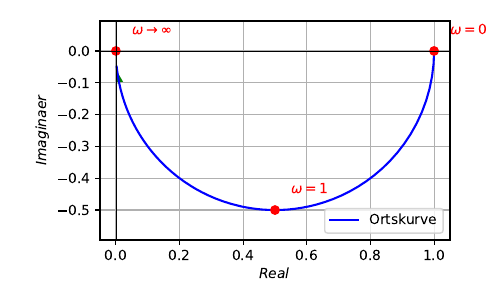

Generate this figure with Python:
import numpy as np
import matplotlib.pyplot as plt

# Uebertragungsfunktion F(jw) = 1 / (1 + jwT) Tiefpass 1er Ordnung mit T = 1
def F(w):
    return 1 / (1 + 1j*w)
# Frequenzbereich w waehlen
w = np.linspace(0, 20, 500)
F_vals = F(w) # F_vals enthaelt alle komplexen Punkte der Ortskurve
plt.figure(figsize=(5,3))
plt.plot(F_vals.real, F_vals.imag, 'b-', label="Ortskurve")
# F_vals.real, H_vals.imag Real- und Imaginaerteil
# fuer w = 0; w = w0 und w = undendlich markieren. Mit w0 = 1
points = {
    r"$\omega=0$": F(0),
    r"$\omega=1$": F(1),
    r"$\omega\to\infty$": 0
}

for label, val in points.items():
    x, y = (val.real, val.imag) if val != 0 else (0, 0)
    plt.plot(x, y, 'ro')
    plt.text(x+0.05, y+0.05, label, color='red')

# Zeiger hinzufuegen, um die Richtung von w zu zeigen 
mid = len(F_vals)//2
plt.arrow(F_vals.real[mid], F_vals.imag[mid],
          F_vals.real[mid+1]-F_vals.real[mid],
          F_vals.imag[mid+1]-F_vals.imag[mid],
          shape='full', head_width=0.02, color='green')

# Formatierung 
plt.axhline(0, color='black', lw=0.5)
plt.axvline(0, color='black', lw=0.5)
plt.xlabel('$Real$')
plt.ylabel('$Imaginaer$')
plt.grid()
plt.subplots_adjust(left=0.2 ,right=0.9 ,top=0.93 ,bottom =0.2)
plt.axis("equal") # bei Ortskurven obligatorisch
plt.legend()
plt.savefig('Ortskurve.pdf')
plt.show()
